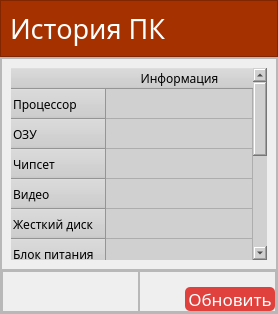
         <widget class="QWidget" name="search">
          <layout class="QVBoxLayout" name="verticalLayout_12">
           <property name="spacing">
            <number>0</number>
           </property>
           <property name="leftMargin">
            <number>0</number>
           </property>
           <property name="topMargin">
            <number>0</number>
           </property>
           <property name="rightMargin">
            <number>0</number>
           </property>
           <property name="bottomMargin">
            <number>0</number>
           </property>
           <item>
            <widget class="QFrame" name="title_stories_PC">
             <property name="maximumSize">
              <size>
               <width>16777215</width>
               <height>75</height>
              </size>
             </property>
             <property name="styleSheet">
              <string notr="true">background-color: rgb(166, 49, 0);</string>
             </property>
             <property name="frameShape">
              <enum>QFrame::StyledPanel</enum>
             </property>
             <property name="frameShadow">
              <enum>QFrame::Raised</enum>
             </property>
             <layout class="QHBoxLayout" name="horizontalLayout_2">
              <item>
               <widget class="QLabel" name="title_4">
                <property name="font">
                 <font>
                  <family>Montserrat Medium</family>
                  <pointsize>20</pointsize>
                 </font>
                </property>
                <property name="styleSheet">
                 <string notr="true">color: #ffffff;</string>
                </property>
                <property name="text">
                 <string>История ПК</string>
                </property>
               </widget>
              </item>
             </layout>
            </widget>
           </item>
           <item>
            <widget class="QFrame" name="window_4">
             <property name="maximumSize">
              <size>
               <width>16777215</width>
               <height>525</height>
              </size>
             </property>
             <property name="frameShape">
              <enum>QFrame::StyledPanel</enum>
             </property>
             <property name="frameShadow">
              <enum>QFrame::Raised</enum>
             </property>
             <layout class="QVBoxLayout" name="verticalLayout_6">
              <property name="spacing">
               <number>0</number>
              </property>
              <property name="leftMargin">
               <number>0</number>
              </property>
              <property name="topMargin">
               <number>0</number>
              </property>
              <property name="rightMargin">
               <number>0</number>
              </property>
              <property name="bottomMargin">
               <number>0</number>
              </property>
              <item>
               <widget class="QFrame" name="table_stories_PC">
                <property name="maximumSize">
                 <size>
                  <width>16777215</width>
                  <height>450</height>
                 </size>
                </property>
                <property name="frameShape">
                 <enum>QFrame::StyledPanel</enum>
                </property>
                <property name="frameShadow">
                 <enum>QFrame::Raised</enum>
                </property>
                <layout class="QHBoxLayout" name="horizontalLayout_8">
                 <item>
                  <widget class="QTableWidget" name="table_stories_PC_2">
                   <property name="font">
                    <font>
                     <family>Montserrat Medium</family>
                    </font>
                   </property>
                   <property name="styleSheet">
                    <string notr="true">background-color: rgb(208, 208, 208); 
color: black;
border: 0;
alternate-background-color: #606060;
selection-background-color: #282828;
</string>
                   </property>
                   <attribute name="horizontalHeaderShowSortIndicator" stdset="0">
                    <bool>true</bool>
                   </attribute>
                   <attribute name="horizontalHeaderStretchLastSection">
                    <bool>true</bool>
                   </attribute>
                   <row>
                    <property name="text">
                     <string>Процессор</string>
                    </property>
                   </row>
                   <row>
                    <property name="text">
                     <string>ОЗУ</string>
                    </property>
                   </row>
                   <row>
                    <property name="text">
                     <string>Чипсет</string>
                    </property>
                   </row>
                   <row>
                    <property name="text">
                     <string>Видео</string>
                    </property>
                   </row>
                   <row>
                    <property name="text">
                     <string>Жесткий диск</string>
                    </property>
                   </row>
                   <row>
                    <property name="text">
                     <string>Блок питания</string>
                    </property>
                   </row>
                   <row>
                    <property name="text">
                     <string>Тип системы</string>
                    </property>
                   </row>
                   <row>
                    <property name="text">
                     <string>Монитор</string>
                    </property>
                   </row>
                   <row>
                    <property name="text">
                     <string>Наушники</string>
                    </property>
                   </row>
                   <row>
                    <property name="text">
                     <string>Клавиатура</string>
                    </property>
                   </row>
                   <row>
                    <property name="text">
                     <string>Мышь</string>
                    </property>
                   </row>
                   <column>
                    <property name="text">
                     <string>Информация</string>
                    </property>
                   </column>
                  </widget>
                 </item>
                </layout>
               </widget>
              </item>
              <item>
               <widget class="QFrame" name="info_stories_PC">
                <property name="maximumSize">
                 <size>
                  <width>16777215</width>
                  <height>16777215</height>
                 </size>
                </property>
                <property name="frameShape">
                 <enum>QFrame::StyledPanel</enum>
                </property>
                <property name="frameShadow">
                 <enum>QFrame::Raised</enum>
                </property>
                <layout class="QHBoxLayout" name="horizontalLayout_6">
                 <property name="spacing">
                  <number>0</number>
                 </property>
                 <property name="leftMargin">
                  <number>0</number>
                 </property>
                 <property name="topMargin">
                  <number>0</number>
                 </property>
                 <property name="rightMargin">
                  <number>0</number>
                 </property>
                 <property name="bottomMargin">
                  <number>0</number>
                 </property>
                 <item>
                  <widget class="QFrame" name="frame_6">
                   <property name="maximumSize">
                    <size>
                     <width>580</width>
                     <height>16777215</height>
                    </size>
                   </property>
                   <property name="frameShape">
                    <enum>QFrame::StyledPanel</enum>
                   </property>
                   <property name="frameShadow">
                    <enum>QFrame::Raised</enum>
                   </property>
                   <layout class="QHBoxLayout" name="horizontalLayout_9">
                    <property name="spacing">
                     <number>0</number>
                    </property>
                    <property name="leftMargin">
                     <number>0</number>
                    </property>
                    <property name="topMargin">
                     <number>24</number>
                    </property>
                    <property name="rightMargin">
                     <number>0</number>
                    </property>
                    <property name="bottomMargin">
                     <number>0</number>
                    </property>
                   </layout>
                  </widget>
                 </item>
                 <item>
                  <widget class="QFrame" name="search_stories_PC">
                   <property name="maximumSize">
                    <size>
                     <width>300</width>
                     <height>300</height>
                    </size>
                   </property>
                   <property name="frameShape">
                    <enum>QFrame::StyledPanel</enum>
                   </property>
                   <property name="frameShadow">
                    <enum>QFrame::Raised</enum>
                   </property>
                   <layout class="QHBoxLayout" name="horizontalLayout_7">
                    <property name="leftMargin">
                     <number>45</number>
                    </property>
                    <property name="topMargin">
                     <number>15</number>
                    </property>
                    <property name="rightMargin">
                     <number>0</number>
                    </property>
                    <property name="bottomMargin">
                     <number>0</number>
                    </property>
                    <item>
                     <widget class="QPushButton" name="btn_search_stories_PC">
                      <property name="maximumSize">
                       <size>
                        <width>200</width>
                        <height>40</height>
                       </size>
                      </property>
                      <property name="font">
                       <font>
                        <family>Montserrat Medium</family>
                        <pointsize>13</pointsize>
                       </font>
                      </property>
                      <property name="styleSheet">
                       <string notr="true">QPushButton{
background-color: rgb(224, 65, 61);
color: #fff;
border-radius: 5px;
}

QPushButton:hover{
background-color: rgb(204, 5, 0);
}</string>
                      </property>
                      <property name="text">
                       <string>Обновить</string>
                      </property>
                     </widget>
                    </item>
                   </layout>
                  </widget>
                 </item>
                </layout>
               </widget>
              </item>
             </layout>
            </widget>
           </item>
          </layout>
         </widget>
